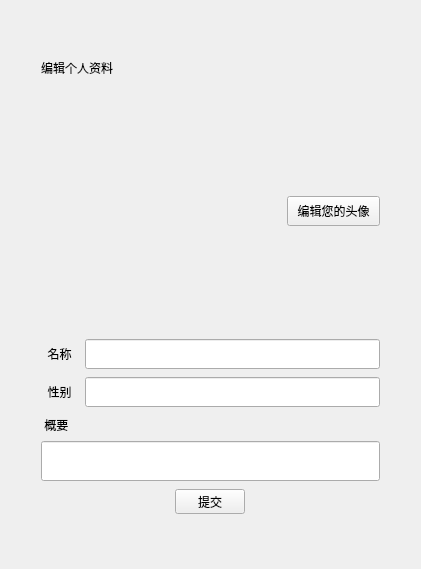
<?xml version="1.0" encoding="UTF-8"?>
<ui version="4.0">
 <class>UserInfoPage</class>
 <widget class="QWidget" name="UserInfoPage">
  <property name="geometry">
   <rect>
    <x>0</x>
    <y>0</y>
    <width>421</width>
    <height>569</height>
   </rect>
  </property>
  <property name="windowTitle">
   <string>Form</string>
  </property>
  <layout class="QHBoxLayout" name="horizontalLayout">
   <item>
    <spacer name="horizontalSpacer">
     <property name="orientation">
      <enum>Qt::Orientation::Horizontal</enum>
     </property>
     <property name="sizeType">
      <enum>QSizePolicy::Policy::Fixed</enum>
     </property>
     <property name="sizeHint" stdset="0">
      <size>
       <width>30</width>
       <height>20</height>
      </size>
     </property>
    </spacer>
   </item>
   <item>
    <layout class="QVBoxLayout" name="verticalLayout_2">
     <item>
      <spacer name="verticalSpacer">
       <property name="orientation">
        <enum>Qt::Orientation::Vertical</enum>
       </property>
       <property name="sizeType">
        <enum>QSizePolicy::Policy::Fixed</enum>
       </property>
       <property name="sizeHint" stdset="0">
        <size>
         <width>20</width>
         <height>40</height>
        </size>
       </property>
      </spacer>
     </item>
     <item>
      <widget class="QLabel" name="label">
       <property name="maximumSize">
        <size>
         <width>16777215</width>
         <height>30</height>
        </size>
       </property>
       <property name="text">
        <string>编辑个人资料</string>
       </property>
      </widget>
     </item>
     <item>
      <spacer name="verticalSpacer_2">
       <property name="orientation">
        <enum>Qt::Orientation::Vertical</enum>
       </property>
       <property name="sizeType">
        <enum>QSizePolicy::Policy::Fixed</enum>
       </property>
       <property name="sizeHint" stdset="0">
        <size>
         <width>20</width>
         <height>40</height>
        </size>
       </property>
      </spacer>
     </item>
     <item>
      <layout class="QHBoxLayout" name="horizontalLayout_2">
       <item>
        <widget class="QLabel" name="head_label">
         <property name="minimumSize">
          <size>
           <width>200</width>
           <height>200</height>
          </size>
         </property>
         <property name="maximumSize">
          <size>
           <width>200</width>
           <height>200</height>
          </size>
         </property>
         <property name="text">
          <string/>
         </property>
        </widget>
       </item>
       <item>
        <spacer name="horizontalSpacer_3">
         <property name="orientation">
          <enum>Qt::Orientation::Horizontal</enum>
         </property>
         <property name="sizeType">
          <enum>QSizePolicy::Policy::Maximum</enum>
         </property>
         <property name="sizeHint" stdset="0">
          <size>
           <width>40</width>
           <height>20</height>
          </size>
         </property>
        </spacer>
       </item>
       <item>
        <layout class="QVBoxLayout" name="verticalLayout_3">
         <item>
          <widget class="QPushButton" name="up_button">
           <property name="minimumSize">
            <size>
             <width>30</width>
             <height>30</height>
            </size>
           </property>
           <property name="maximumSize">
            <size>
             <width>100</width>
             <height>30</height>
            </size>
           </property>
           <property name="text">
            <string>编辑您的头像</string>
           </property>
          </widget>
         </item>
         <item>
          <spacer name="verticalSpacer_4">
           <property name="orientation">
            <enum>Qt::Orientation::Vertical</enum>
           </property>
           <property name="sizeType">
            <enum>QSizePolicy::Policy::Fixed</enum>
           </property>
           <property name="sizeHint" stdset="0">
            <size>
             <width>20</width>
             <height>40</height>
            </size>
           </property>
          </spacer>
         </item>
        </layout>
       </item>
      </layout>
     </item>
     <item>
      <layout class="QHBoxLayout" name="horizontalLayout_3">
       <item>
        <widget class="QLabel" name="name_label">
         <property name="sizePolicy">
          <sizepolicy hsizetype="Preferred" vsizetype="Preferred">
           <horstretch>0</horstretch>
           <verstretch>0</verstretch>
          </sizepolicy>
         </property>
         <property name="minimumSize">
          <size>
           <width>0</width>
           <height>0</height>
          </size>
         </property>
         <property name="text">
          <string>  名称  </string>
         </property>
        </widget>
       </item>
       <item>
        <widget class="QLineEdit" name="name_edit">
         <property name="minimumSize">
          <size>
           <width>0</width>
           <height>30</height>
          </size>
         </property>
        </widget>
       </item>
      </layout>
     </item>
     <item>
      <layout class="QHBoxLayout" name="horizontalLayout_4">
       <item>
        <widget class="QLabel" name="sex_label">
         <property name="text">
          <string>  性别  </string>
         </property>
        </widget>
       </item>
       <item>
        <widget class="QLineEdit" name="sex_edit">
         <property name="minimumSize">
          <size>
           <width>0</width>
           <height>30</height>
          </size>
         </property>
        </widget>
       </item>
      </layout>
     </item>
     <item>
      <layout class="QVBoxLayout" name="verticalLayout_4">
       <item>
        <widget class="QLabel" name="desc_label">
         <property name="minimumSize">
          <size>
           <width>0</width>
           <height>20</height>
          </size>
         </property>
         <property name="maximumSize">
          <size>
           <width>30</width>
           <height>20</height>
          </size>
         </property>
         <property name="text">
          <string> 概要</string>
         </property>
        </widget>
       </item>
       <item>
        <widget class="QLineEdit" name="desc_edit">
         <property name="minimumSize">
          <size>
           <width>0</width>
           <height>40</height>
          </size>
         </property>
        </widget>
       </item>
      </layout>
     </item>
     <item>
      <layout class="QHBoxLayout" name="horizontalLayout_5">
       <item>
        <widget class="QPushButton" name="submit_button">
         <property name="sizePolicy">
          <sizepolicy hsizetype="Fixed" vsizetype="Fixed">
           <horstretch>0</horstretch>
           <verstretch>0</verstretch>
          </sizepolicy>
         </property>
         <property name="minimumSize">
          <size>
           <width>70</width>
           <height>25</height>
          </size>
         </property>
         <property name="maximumSize">
          <size>
           <width>70</width>
           <height>25</height>
          </size>
         </property>
         <property name="text">
          <string>提交</string>
         </property>
        </widget>
       </item>
      </layout>
     </item>
     <item>
      <spacer name="verticalSpacer_7">
       <property name="orientation">
        <enum>Qt::Orientation::Vertical</enum>
       </property>
       <property name="sizeType">
        <enum>QSizePolicy::Policy::Fixed</enum>
       </property>
       <property name="sizeHint" stdset="0">
        <size>
         <width>20</width>
         <height>40</height>
        </size>
       </property>
      </spacer>
     </item>
    </layout>
   </item>
   <item>
    <spacer name="horizontalSpacer_2">
     <property name="orientation">
      <enum>Qt::Orientation::Horizontal</enum>
     </property>
     <property name="sizeType">
      <enum>QSizePolicy::Policy::Fixed</enum>
     </property>
     <property name="sizeHint" stdset="0">
      <size>
       <width>30</width>
       <height>20</height>
      </size>
     </property>
    </spacer>
   </item>
  </layout>
 </widget>
 <resources/>
 <connections/>
</ui>
